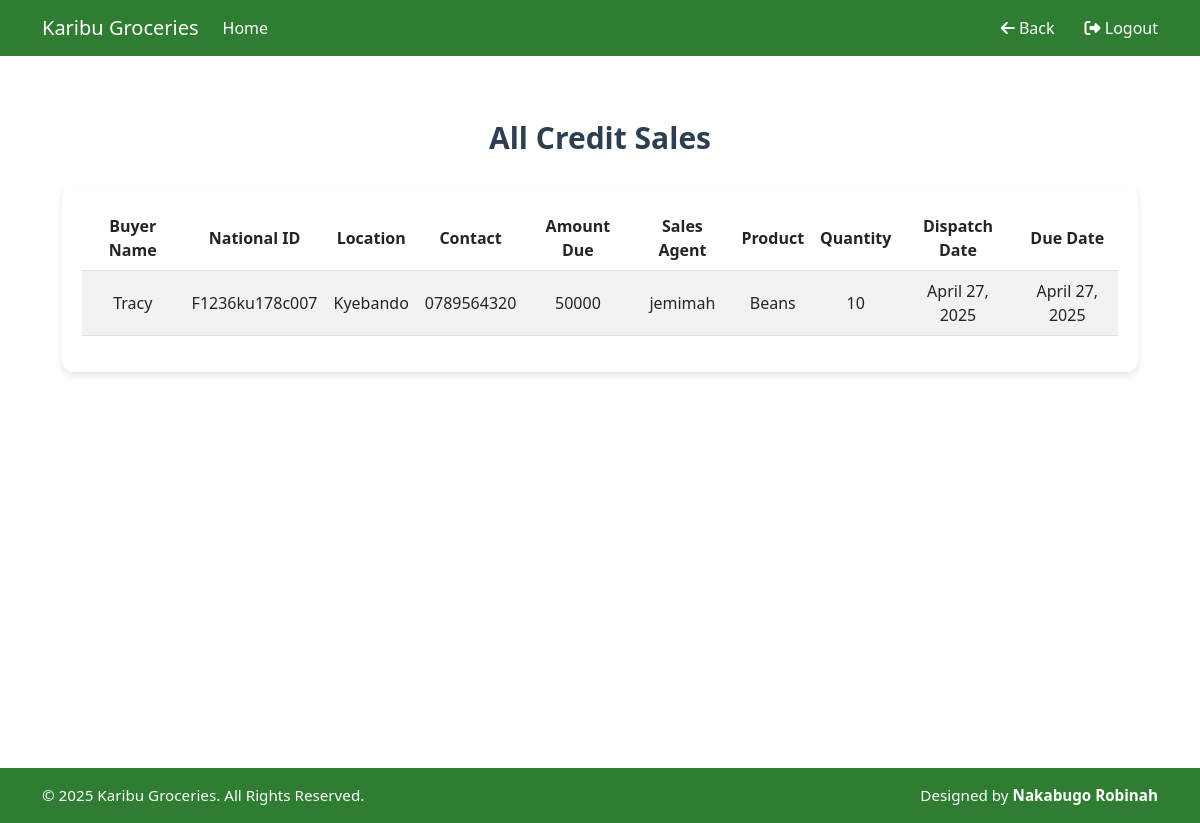
Before: /credit_sales_list/ (signed in) with the older database file.
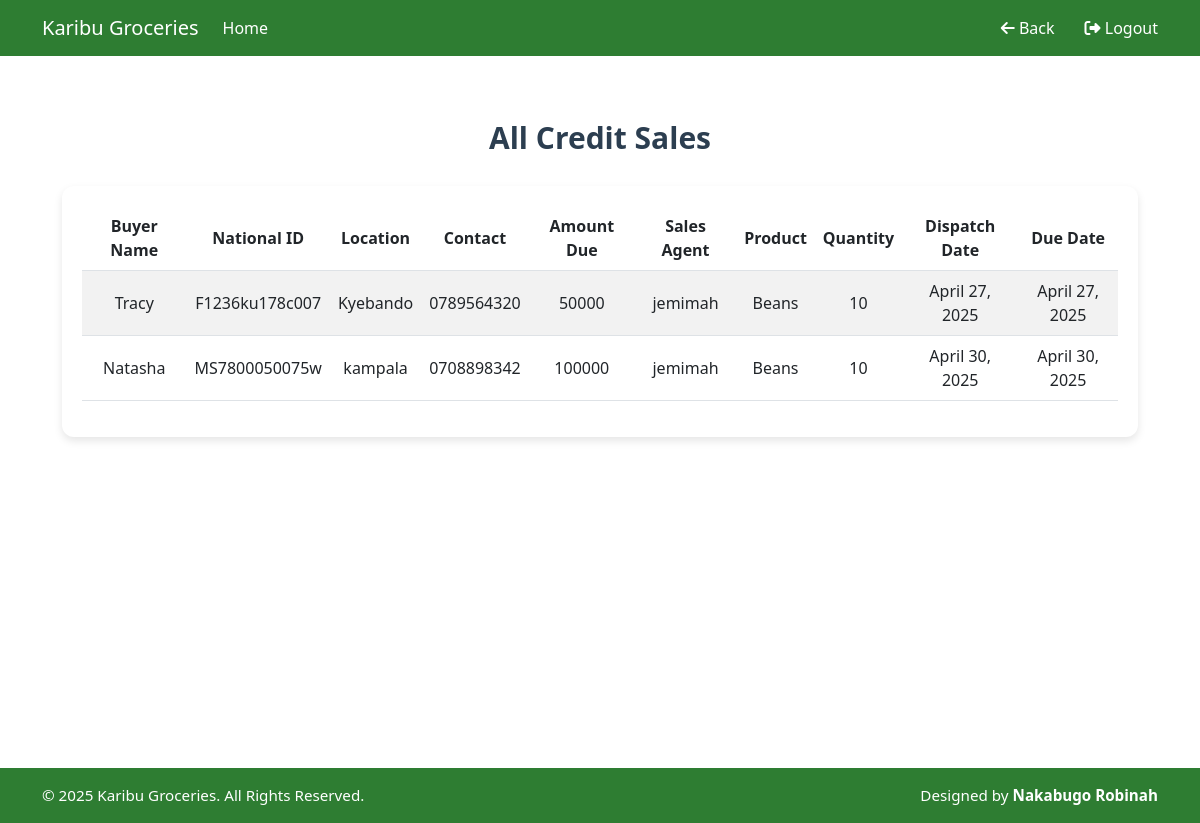
After: the same page with the newer database file.
### ledger/models.py (models this page shows, shortened)
class CreditSale(models.Model):
    buyer_name = models.CharField(max_length=100, blank=True)
    nin_validator = RegexValidator(
        regex=r'^[A-Z]{2}[0-9A-Z]{12}$',
        message='Enter a valid NIN (e.g., CM123456789012)'
    )
    national_id = models.CharField(
        max_length=14,
        unique=True,
        null=True,
        blank=True,
        validators=[nin_validator],
        help_text="Enter a valid NIN (e.g., CM123456789012)"
    )
    location = models.CharField(max_length=100, blank=False)
    contact = models.CharField(max_length=15, blank=False)
    amount_due = models.PositiveIntegerField( blank=False)
    sales_agent = models.ForeignKey(Userprofile, on_delete=models.SET_NULL, null=True)
    due_date = models.DateField(auto_now_add=True)
    product_name = models.ForeignKey(Stock, on_delete=models.CASCADE, blank=False)
    quantity = models.PositiveIntegerField(default=0, blank=False)
    date_of_dispatch = models.DateField(auto_now_add=True, blank=False)

class Userprofile(AbstractUser):
    is_salesagent = models.BooleanField(default=False)
    is_manager = models.BooleanField(default=False)
    is_owner = models.BooleanField(default=False)
    username = models.CharField(max_length=50, unique=True)
    email = models.EmailField(max_length=25, unique=True)
    address = models.TextField(max_length=25, blank=True)
    phonenumber = models.CharField(max_length=25, blank=True)
    gender = models.CharField(max_length=10, blank=True, choices=[("Male", "Male"), ("Female", "Female")])
    def __str__(self):
        return self.username # Display username in admin

class Stock(models.Model):
    category_name = models.ForeignKey(Category, on_delete=models.CASCADE, null=True, blank=True)
    item_name = models.CharField(max_length=10, null=True, blank=False)
    total_quantity = models.IntegerField(default=0, null=True, blank=False)
    issued_quantity = models.IntegerField(default=0, null=True, blank=False)
    received_quantity = models.IntegerField(default=0, null=True, blank=False)
    type_of_stock = models.CharField(max_length=20)
    cost = models.DecimalField(max_digits=10, decimal_places=2, null=True, blank=False)
    supplier_type = models.CharField(
        max_length=20,
        choices=[
            ("individual", "Individual Dealer"),
            ("company", "Company"),
            ("farm", "KGL Farm")
        ]
    )
    date = models.DateField(auto_now_add=True)
    branch = models.CharField(max_length=20, choices=[("Maganjo", "Maganjo"), ("Matugga", "Matugga")])
    unit_price = models.FloatField(blank=True, default=0, null=True)
    unit_cost = models.FloatField(blank=True, default=0, null=True)
    def __str__(self):
        return self.item_name if self.item_name else "unnamed stock item"

### ledger/views.py (the view)
# urls.py: path('credit_sales_list/', views.credit_sale_list, name='credit_sale_list'),
@login_required
def credit_sale_list(request):
    credit_sales = CreditSale.objects.all()
    return render(request, 'ledger/credit_sale_list.html', {'credit_sales': credit_sales})

### ledger/templates/ledger/credit_sale_list.html (shortened to what this page needs)
{% extends 'base.html' %}
{% load static %}
{% block content %}
<div class="credit-sales-container">
    <h2 class="credit-sales-title">All Credit Sales</h2>
    <div class="table-wrapper">
        <table class="table table-striped">
            <thead>
                <tr>
                    <th>Buyer Name</th>
                    <th>National ID</th>
                    <th>Location</th>
                    <th>Contact</th>
                    <th>Amount Due</th>
                    <th>Sales Agent</th>
                    <th>Product</th>
                    <th>Quantity</th>
                    <th>Dispatch Date</th>
                    <th>Due Date</th>
                </tr>
            </thead>
            <tbody>
                {% for credit in credit_sales %}
                <tr>
                    <td>{{ credit.buyer_name }}</td>
                    <td>{{ credit.national_id }}</td>
                    <td>{{ credit.location }}</td>
                    <td>{{ credit.contact }}</td>
                    <td>{{ credit.amount_due }}</td>
                    <td>{{ credit.sales_agent }}</td>
                    <td>{{ credit.product_name }}</td>
                    <td>{{ credit.quantity }}</td>
                    <td>{{ credit.date_of_dispatch }}</td>
                    <td>{{ credit.due_date }}</td>
                </tr>
                {% empty %}
                <tr>
                    <td colspan="10" class="no-data">No Credit Sales Found.</td>
                </tr>
                {% endfor %}
            </tbody>
        </table>
    </div>
</div>
{% endblock %}

Changed rows visible on the page:
added CreditSale: buyer_name "Natasha", national_id "MS7800050075w", location "kampala", contact "0708898342", amount_due "100000", sales_agent "jemimah", product_name "Beans", quantity "10", date_of_dispatch "April 30, 2025", due_date "April 30, 2025"
